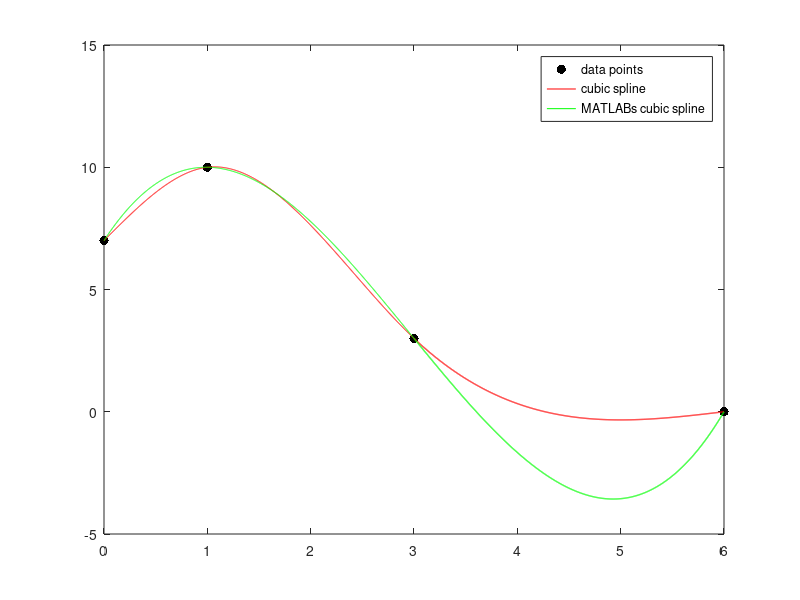

The MATLAB script that drew this image:
% Cubic spline interpolation through the points (0,7),(1,10),(3,3),(6,0)
% 4 points, 3 intervals -> 12 unknowns (a1,b1,c1,d2,a2,b2,...,c3,d3)
% set up equations such that trivially d_1 = 7, d_2 = 10, d_3 = 3 

x = [ 0 1  3 6 ];
y = [ 7 10 3 0 ];

% 9 by 9 system 
A =  [1,1,1,0,0,0,0,0,0 ; 3,2,1,0,0,-1,0,0, 0; 6,2,0,0,-2,0,0,0,0;
      0,0,0,8,4,2,0,0,0 ; 0,0,0,12,4,1,0,0,-1; 0,0,0,12,2,0,0,-2,0;
      0,0,0,0,0,0,27,9,3; 0,2,0,0,0,0,0, 0, 0; 0,0,0,0,0,0,18,2,0];
b =  [3;0;0;-7;0;0;-3;0;0];

% get coefficients of cubic polynomials
p = A\b;
a_1 = p(1);
b_1 = p(2);
c_1 = p(3);
d_1 = 7;

a_2 = p(4);
b_2 = p(5);
c_2 = p(6);
d_2 = 10;

a_3 = p(7);
b_3 = p(8);
c_3 = p(9);
d_3 = 3;

x1 = linspace(0,1,500);
x2 = linspace(1,3,1000);
x3 = linspace(3,6,1500);

f_1 = a_1*x1.^3 + b_1*x1.^2 + c_1*x1 + d_1;
f_2 = a_2*(x2-1).^3 + b_2*(x2-1).^2 + c_2*(x2-1) + d_2;
f_3 = a_3*(x3-3).^3 + b_3*(x3-3).^2 + c_3*(x3-3) + d_3;

figure('Name','Cubic Interpolation','NumberTitle','off')
p0 = plot(x,y,'.k','Markersize', 20); % plot the 4 points
hold on
% red line is splines with natural conditions
p1=plot(x1,f_1,'-r', x2, f_2,'-r', x3, f_3,'-r','linewidth',1); 

% now replace natural conditions with MATLAB's conditions
% natural conditions = double derivative at end points equal to zero
% MATLAB conditions = triple derivative continuous at 2nd point and 2nd to last point
B = [ A(1:7,:) ; 6 0 0 -6 0 0 0 0 0 ; 0 0 0 6 0 0 -6 0 0 ]; % change last two rows

q = B\b
a_1 = q(1);
b_1 = q(2);
c_1 = q(3);
a_2 = q(4);
b_2 = q(5);
c_2 = q(6);
a_3 = q(7);
b_3 = q(8);
c_3 = q(9);

f_1 = a_1*x1.^3 + b_1*x1.^2 + c_1*x1 + 7;
f_2 = a_2*(x2-1).^3 + b_2*(x2-1).^2 + c_2*(x2-1) + 10;
f_3 = a_3*(x3-3).^3 + b_3*(x3-3).^2 + c_3*(x3-3) + 3;

p2=plot(x1, f_1, '-g', x2, f_2,'-g', x3, f_3,'-g','linewidth',1);

legend([p0,p1(1),p2(1)],'data points', 'cubic spline', 'MATLABs cubic spline');

% From part 1 q1